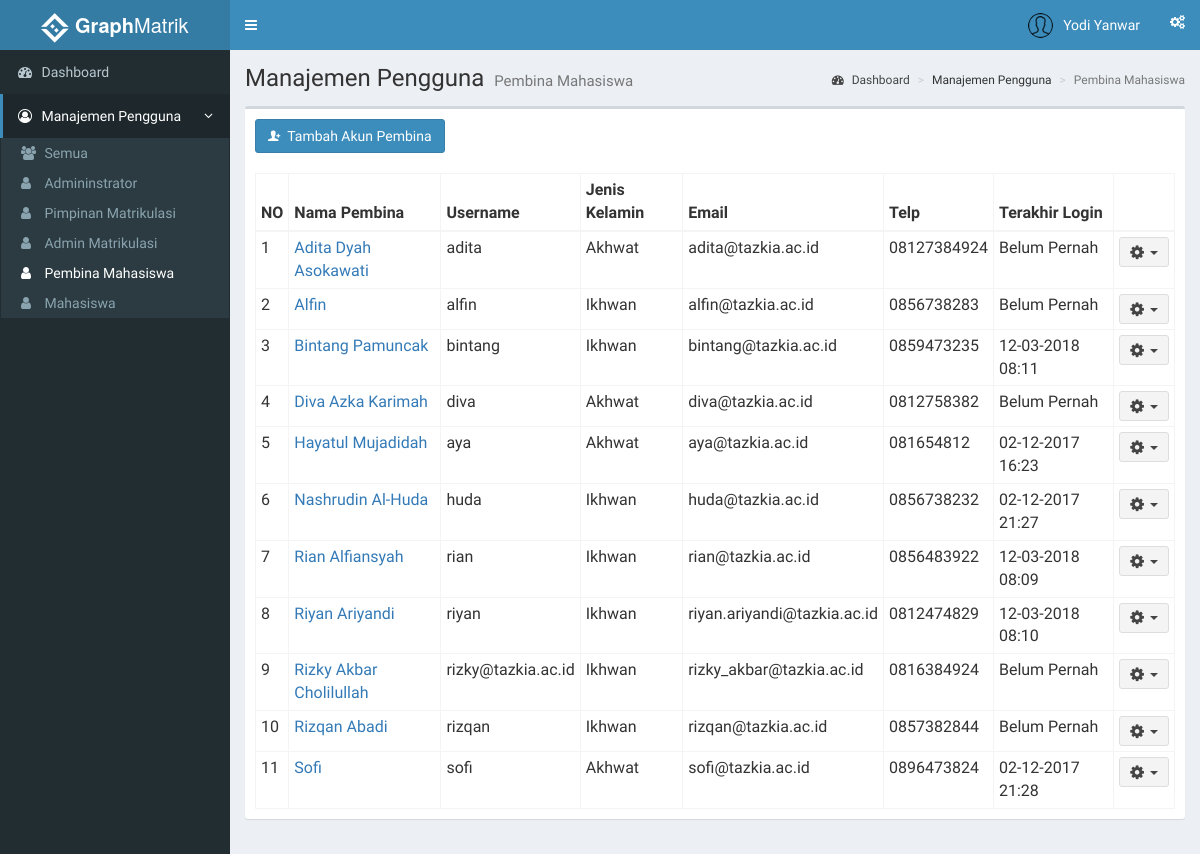
The page /index.php?page=pembina (signed in) on the database its author committed.
### tables this page shows
CREATE TABLE `pembina` (
  `id_pembina` int(11) NOT NULL,
  `nama` varchar(35) NOT NULL,
  `j_kelamin` varchar(15) DEFAULT NULL,
  `tgl_lahir` date NOT NULL,
  `gelar` varchar(10) DEFAULT NULL,
  `asalkota` varchar(20) DEFAULT NULL,
  `email` varchar(35) NOT NULL,
  `telp` varchar(13) NOT NULL,
  `avatar` varchar(100) DEFAULT NULL,
  `id_user` int(11) NOT NULL
);

CREATE TABLE `users` (
  `id_user` int(11) NOT NULL,
  `username` varchar(30) NOT NULL,
  `password` varchar(50) NOT NULL,
  `password_default` int(1) NOT NULL,
  `level` int(11) NOT NULL,
  `last_login` datetime NOT NULL
);

### functions.php (called while the page is built, shortened)
<?php
	function tampilPembina(){
		$ambildata = mysql_query("SELECT p.*, COUNT(mb.id_mahasiswa) AS 'jml_binaan', u.* FROM pembina p LEFT JOIN m_binaan mb ON p.id_pembina = mb.id_pembina LEFT JOIN users u ON p.id_user = u.id_user GROUP BY p.nama ORDER BY p.nama") or die(mysql_error());
		if (mysql_num_rows($ambildata) > 0) {
			while ($ad = mysql_fetch_assoc($ambildata))
				$data[] = $ad;
				return $data;
		} else{
			echo "Daftar pembina kosong";
		}
	}
 ?>

### role/admin/pembina.php (the view, shortened to what this page needs)
<?php
  include 'functions.php';
 ?>
    <section class="content-header">
      <h1>
        Manajemen Pengguna
        <small>Pembina Mahasiswa</small>
      </h1>
      <ol class="breadcrumb">
        <li><a href="/simon"><i class="fa fa-dashboard"></i>&nbsp;Dashboard</a></li>
        <li>Manajemen Pengguna</li>
        <li class="active">Pembina Mahasiswa</li>
      </ol>
    </section>
    <section class="content">
      <div class="row">
        <div class="col-xs-12">
          <div class="box">
            <div class="box-header">
             <button class="btn btn-primary" data-toggle="modal" data-target="#tambahPembina"><i class="ion ion-person-add"></i>&nbsp;&nbsp;Tambah Akun Pembina</button>
            </div>
            <div class="box-body">
              <table id="tablePembina" class="table table-bordered table-hover table-condensed">
                <thead>
                  <tr>
                    <th>NO</th>
                    <th>Nama Pembina</th>
                    <th>Username</th>
                    <th>Jenis Kelamin</th>
                    <th>Email</th>
                    <th>Telp</th>
                    <th>Terakhir Login</th>
                    <th></th>
                  </tr>
                </thead>
                <tbody>
                  <?php
                    $dataPembina = tampilPembina();
                    $no = 1;
                    foreach($dataPembina as $row){
                   ?>
                <tr>
                  <td><?php echo $no ?></td>
                  <td><?php echo "<a href='index.php?page=pembinadetails&id=".$row['id_user']."'>".$row['nama']."</a>"?></td>
                  <td><?php echo $row['username'] ?></td>
                  <td><?php echo $row['j_kelamin'] ?></td>
                  <td><?php echo $row['email'] ?></td>
                  <td><?php echo $row['telp'] ?></td>
                  <td><?php if ($row['last_login'] == '0000-00-00 00:00:00'){ echo 'Belum Pernah';}else{ echo date("d-m-Y H:i", strtotime($row['last_login'])) ;}
                  ?></td>
                  <td>
                    <div class="dropdown">
                      <button class="btn btn-default btn-sm dropdown-toggle " type="button" data-toggle="dropdown">
                        <i class="fa fa-cog fa-lg"></i>&nbsp;&nbsp;<span class="caret"></span>
                      </button>
                    </div>
                  </td>
                </tr>
                  <?php
                    $no++; }
                   ?>
                </tbody>
              </table>
            </div>
          </div>
        </div>
      </div>
    </section>

### index.php (shortened to what this page needs)
<html>
<head>
  <link rel="stylesheet" href="assets/css/bootstrap.min.css">
  <link rel="stylesheet" href="assets/css/font-awesome.min.css">
  <link rel="stylesheet" href="assets/css/bootstrap-material-datetimepicker.css" />
  <link rel="stylesheet" href="assets/css/ionicons.min.css">
  <link rel="stylesheet" href="assets/css/dataTables.bootstrap.min.css">
  <link rel="stylesheet" href="assets/css/AdminLTE.min.css">
  <link rel="stylesheet" href="assets/css/_all-skins.min.css">
  <link rel="stylesheet" href="assets/css/jquery-jvectormap.css">
  <link rel="stylesheet" href="assets/css/bootstrap-datepicker.min.css">
  <link rel="stylesheet" href="assets/css/bootstrap-timepicker.min.css">
  <link rel="stylesheet" href="assets/css/iCheck/all.css">
  <link rel="stylesheet" href="assets/css/daterangepicker.css">
  <link rel="stylesheet" href="assets/css/bootstrap3-wysihtml5.min.css">
  <link rel="stylesheet" href="assets/css/style.css">
</head>
<body class="hold-transition skin-blue sidebar-mini">
  <div class="wrapper">
    <header class="main-header">
      <a href="index.php" class="logo">
        <span class="logo-lg"><img src="assets/img/icon30.png">&nbsp;<b>Graph</b>Matrik</span>
      </a>
      <nav class="navbar navbar-static-top">
        <a href="#" class="sidebar-toggle" data-toggle="push-menu" role="button">
        </a>
        <div class="navbar-custom-menu">
          <ul class="nav navbar-nav">
            <li class="dropdown user user-menu">
              <a href="#" class="dropdown-toggle" data-toggle="dropdown">
                <img src=<?php echo "assets/img/user/".$_SESSION['ava']; ?> class="user-image" alt="User Image">
                <span class="hidden-xs"><?php echo $_SESSION['nama']; ?></span>
              </a>
                </li>
              </ul>
            <li>
              <a href="#" data-toggle="control-sidebar"><i class="fa fa-gears"></i></a>
            </li>
        </div>
      </nav>
    </header>
    <?php
      if ($_SESSION['role'] =='administrator') {
        include 'role/admin/sidebar.php';
      }
    ?>
  </div>
</body>
</html>

### role/admin/sidebar.php (shortened to what this page needs)
<aside class="main-sidebar">
  <section class="sidebar">
    <ul class="sidebar-menu" data-widget="tree">
      <li <?php
            if ($_SERVER['REQUEST_URI'] == '/simon/') {
               echo "class='active'";
            }
          ?>
      ><a href="/simon"><i class="fa fa-dashboard"></i> <span>Dashboard</span></a></li>
      <li class="treeview <?php
            if (isset($_GET['page'])) {
                  if ($_GET['page'] == 'users' || $_GET['page'] == 'administrator' || $_GET['page'] == 'pimpinan' || $_GET['page'] == 'adminmatrik' || $_GET['page'] == 'pembina' || $_GET['page'] == 'mahasiswa' || $_GET['page'] == 'pembinadetails' || $_GET['page'] == 'editpembina' || $_GET['page'] == 'mahasiswadetails' || $_GET['page'] == 'editmahasiswa'|| $_GET['page'] == 'adminmatrikdetails') {
                    echo ' active';
                  } else{
                    echo '';
                  }
                }
           ?>"
      >
        <a href="#">
          <i class="fa fa-user-circle-o"></i>
          <span>Manajemen Pengguna</span>
          <span class="pull-right-container">
            <i class="fa fa-angle-left pull-right"></i>
          </span>
        </a>
        <ul class="treeview-menu">
          <li <?php
                if (isset($_GET['page'])) {
                  if ($_GET['page'] == 'users') {
                    echo "class='active'";
                  }
                }
              ?>
          ><a href="?page=users"><i class="fa fa-users"></i> Semua</a></li>
          <li <?php
                if (isset($_GET['page'])) {
                  if ($_GET['page'] == 'administrator') {
                    echo "class='active'";
                  }
                }
              ?>
           ><a href="?page=administrator"><i class="fa fa-user"></i> Admininstrator</a></li>
          <li <?php
                if (isset($_GET['page'])) {
                  if ($_GET['page'] == 'pimpinan') {
                    echo "class='active'";
                  }
                }
              ?>
           ><a href="?page=pimpinan"><i class="fa fa-user"></i> Pimpinan Matrikulasi</a></li>
          <li <?php
                if (isset($_GET['page'])) {
                  if ($_GET['page'] == 'adminmatrik'|| $_GET['page'] == 'adminmatrikdetails') {
                    echo "class='active'";
                  }
                }
              ?>
           ><a href="?page=adminmatrik"><i class="fa fa-user"></i> Admin Matrikulasi</a></li>
          <li <?php
                if (isset($_GET['page'])) {
                  if ($_GET['page'] == 'pembina'|| $_GET['page'] == 'pembinadetails' || $_GET['page'] == 'editpembina') {
                    echo "class='active'";
                  }
                }
              ?>
           ><a href="?page=pembina"><i class="fa fa-user"></i> Pembina Mahasiswa</a></li>
          <li <?php
                if (isset($_GET['page'])) {
                  if ($_GET['page'] == 'mahasiswa'|| $_GET['page'] == 'mahasiswadetails' || $_GET['page'] == 'editmahasiswa') {
                    echo "class='active'";
                  }
                }
              ?>
           ><a href="?page=mahasiswa"><i class="fa fa-user"></i> Mahasiswa</a></li>
        </ul>
        </li>
    </ul>
  </section>
</aside>
<div class="content-wrapper">
  <?php
    if (isset($_GET['page'])) {
      if ($_GET['page'] == 'mahasiswa') {
        include 'mahasiswa.php';
      } else
      if ($_GET['page'] == 'users') {
        include 'users.php';
      } else
      if ($_GET['page'] == 'pembina') {
        include 'pembina.php';
      }
    } else{
      include 'dashboard.php';
    }
  ?>
</div>

### rows shown on the page
pembina: nama "Adita Dyah Asokawati", id_user.username "adita", j_kelamin "Akhwat", email "adita@tazkia.ac.id", telp "08127384924", shows "Belum Pernah"
pembina: nama "Alfin", id_user.username "alfin", j_kelamin "Ikhwan", email "alfin@tazkia.ac.id", telp "0856738283", shows "Belum Pernah"
pembina: nama "Bintang Pamuncak", id_user.username "bintang", j_kelamin "Ikhwan", email "bintang@tazkia.ac.id", telp "0859473235", id_user.last_login "12-03-2018 08:11"
pembina: nama "Diva Azka Karimah", id_user.username "diva", j_kelamin "Akhwat", email "diva@tazkia.ac.id", telp "0812758382", shows "Belum Pernah"
pembina: nama "Hayatul Mujadidah", id_user.username "aya", j_kelamin "Akhwat", email "aya@tazkia.ac.id", telp "081654812", id_user.last_login "02-12-2017 16:23"
pembina: nama "Nashrudin Al-Huda", id_user.username "huda", j_kelamin "Ikhwan", email "huda@tazkia.ac.id", telp "0856738232", id_user.last_login "02-12-2017 21:27"
pembina: nama "Rian Alfiansyah", id_user.username "rian", j_kelamin "Ikhwan", email "rian@tazkia.ac.id", telp "0856483922", id_user.last_login "12-03-2018 08:09"
pembina: nama "Riyan Ariyandi", id_user.username "riyan", j_kelamin "Ikhwan", email "riyan.ariyandi@tazkia.ac.id", telp "0812474829", id_user.last_login "12-03-2018 08:10"
pembina: nama "Rizky Akbar Cholilullah", id_user.username "rizky@tazkia.ac.id", j_kelamin "Ikhwan", email "rizky_akbar@tazkia.ac.id", telp "0816384924", shows "Belum Pernah"
pembina: nama "Rizqan Abadi", id_user.username "rizqan", j_kelamin "Ikhwan", email "rizqan@tazkia.ac.id", telp "0857382844", shows "Belum Pernah"
pembina: nama "Sofi", id_user.username "sofi", j_kelamin "Akhwat", email "sofi@tazkia.ac.id", telp "0896473824", id_user.last_login "02-12-2017 21:28"

### other values the page prints
$_SESSION['nama'] "Yodi Yanwar"
